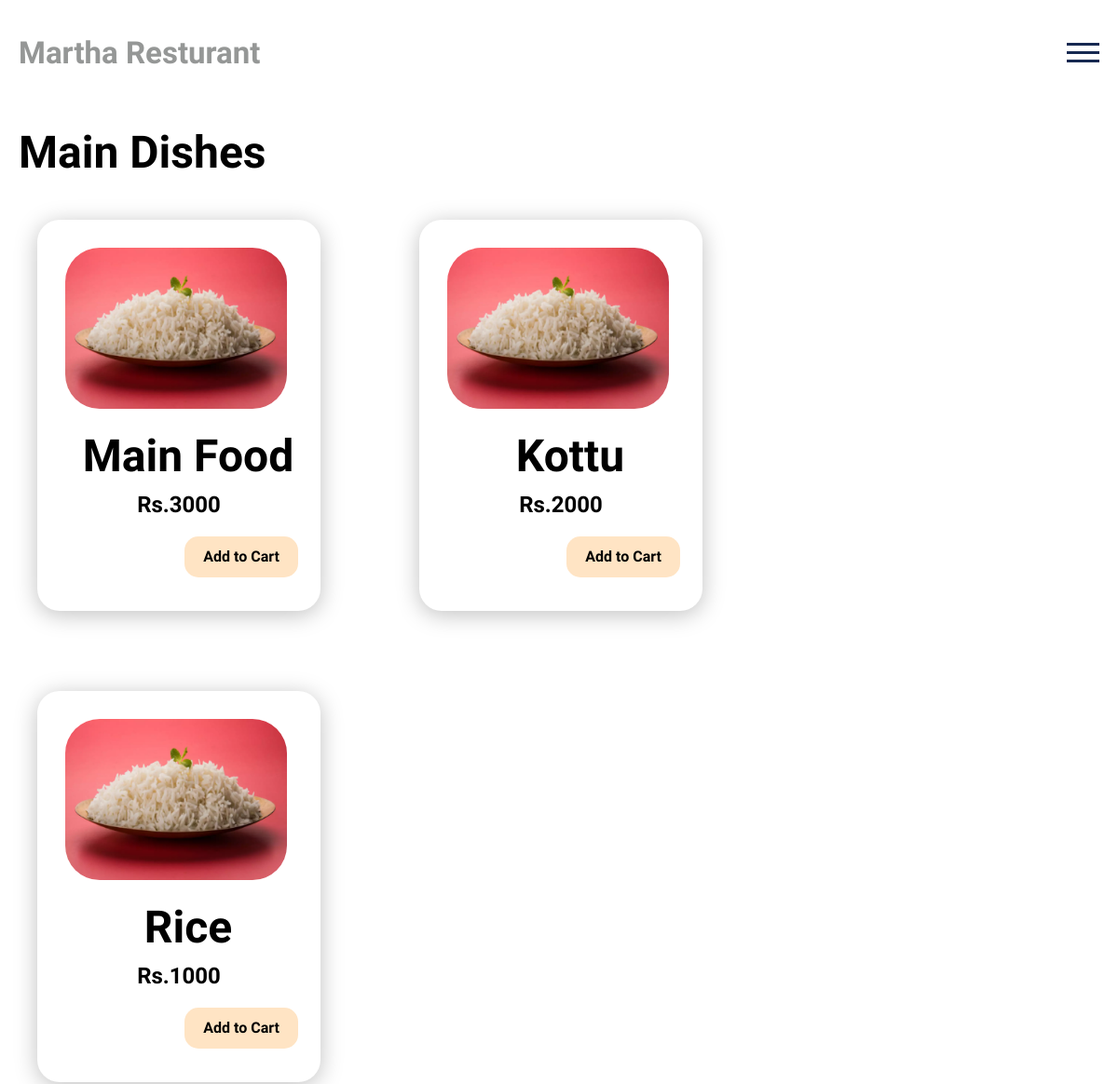
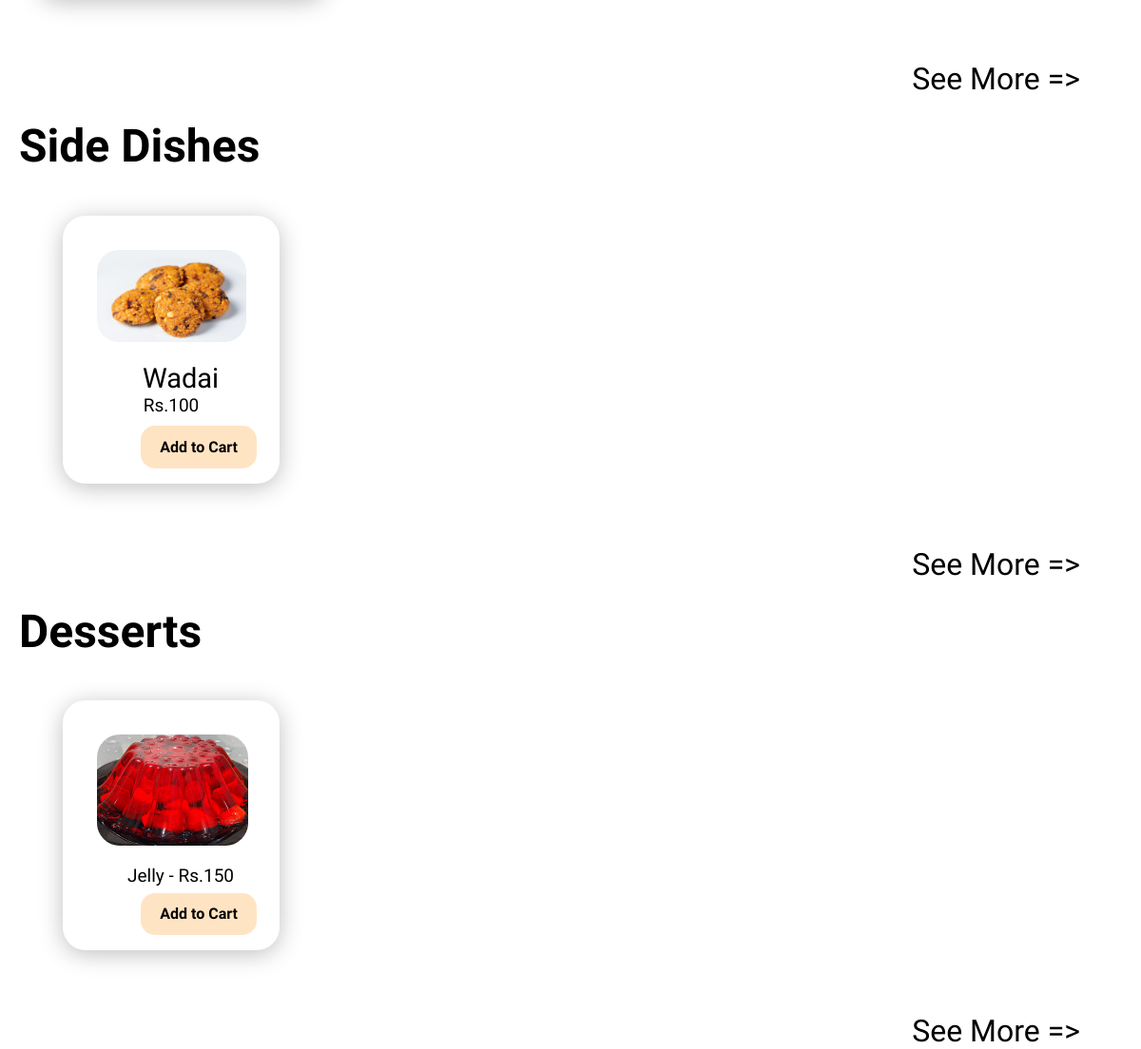
The page / on the database its author committed (2 pictures, top to bottom).
### foods/models.py (models this page shows, shortened)
class Maindish(models.Model):
    name = models.CharField(max_length=250)
    slug = models.SlugField(max_length=100, blank=True)
    price = models.CharField(max_length=250)
    image = models.ImageField(
        upload_to='maindish/', null=True, blank=True)
    is_active = models.BooleanField(default=True)

class Sidedish(models.Model):
    name = models.CharField(max_length=250)
    slug = models.SlugField(max_length=100, blank=True)
    price = models.CharField(max_length=250)
    image = models.ImageField(
        upload_to='sidedish/', null=True, blank=True)
    is_active = models.BooleanField(default=True)

class Dessert(models.Model):
    name = models.CharField(max_length=250)
    slug = models.SlugField(max_length=100, blank=True)
    price = models.CharField(max_length=250)
    image = models.ImageField(
        upload_to='dessert/', null=True, blank=True)
    is_active = models.BooleanField(default=True)

### main/views.py (the view)
# urls.py: path('', views.index, name="home"),
def index(request):
    maindishes = Maindish.objects.filter(is_active=True).order_by('?')[:3]
    sidedishes = Sidedish.objects.filter(is_active=True).order_by('?')[:4]
    desserts = Dessert.objects.filter(is_active=True).order_by('?')[:4]
    context = {
        'maindishes': maindishes,
        'sidedishes': sidedishes,
        'desserts': desserts,
    }
    return render(request, 'main/index.html', context=context)

### main/templates/main/index.html
{% extends "main/base.html" %}
{% load static %}
{% block content %}
<div class="home_landing">
    <h1>Main Dishes</h1>
    <div class="maindishes_cards">
        {% for maindish in maindishes %}
        <div class="maindish">
            <img src="{{maindish.image.url}}" class="maindishimage">
            <center>
            <h1>{{maindish.name}}</h1>
            <h2>Rs.{{maindish.price}}</h2></center>
            <div class="left">
                <a href="{% url 'add_cart' food_type='maindish' food_id=maindish.id %}" style="text-decoration:none; color: black;">
                <div class="button">
                    <h4>Add to Cart</h4>
                </div></a>
            </div>
        </div>
        {% endfor %}
    </div>
    <a href="{% url 'maindishes' %}" style="float: right; margin-right: 4rem;font-size: 2rem; text-decoration: none; color: black; ">See More =></a>
    <br/>
    <br/>
    <h1>Side Dishes</h1>
    <div class="maindishes_cards">
        {% for sidedish in sidedishes %}
        <div class="sidedish">
            <img src="{{sidedish.image.url}}" class="sidedishimage">
            <center>
            <h1>{{sidedish.name}}</h1>
            <h2>Rs.{{sidedish.price}}</h2></center>
            <div class="left">
                <a href="{% url 'add_cart' food_type='sidedish' food_id=sidedish.id %}" style="text-decoration:none; color: black;">
                <div class="button">
                    <h4>Add to Cart</h4>
                </div></a>
            </div>
        </div>
        {% endfor %}
    </div>
    <a href="{% url 'sidedishes' %}" style="float: right; margin-right: 4rem;font-size: 2rem; text-decoration: none; color: black; ">See More =></a>
    <br/>
    <br/>
    <h1>Desserts</h1>
    <div class="maindishes_cards">
        {% for dessert in desserts %}
        <div class="dessert">
            <img src="{{dessert.image.url}}" class="dessertimage">
            <center>
            <h1>{{dessert.name}} - Rs.{{dessert.price}}</h1>
            </center>
            <div class="left">
                <a href="{% url 'add_cart' food_type='dessert' food_id=dessert.id %}" style="text-decoration:none; color: black;">
                <div class="button">
                    <h4>Add to Cart</h4>
                </div></a>
            </div>
        </div>
        {% endfor %}
    </div>
    <a href="{% url 'desserts' %}" style="float: right; margin-right: 4rem;font-size: 2rem; text-decoration: none; color: black; ">See More =></a>
    <br/>
    <br/>
</div>
{% endblock content %}

### main/static/main/css/base.css (style rules this page uses)
body { font-family: 'Inika', serif; font-weight: 400; margin: 0; }
.home_landing h1 { margin-left: 20px; font-weight: 700; font-size: calc(30px + 1.5vw); line-height: 40px; }
.maindishes_cards { display: flex; flex-wrap: wrap; }
.maindish { margin: 66px; margin-top: 20px !important; margin-left: 40px !important; width: 304px; min-height: 420px; align-items: center; background: #FFFFFF; box-shadow: 0px 4px 25px rgba(0, 0, 0, 0.25); border-radius: 24px; }
.maindish img { margin: 30px; margin-bottom: 10px !important; width: 238px; height: 173px; border-radius: 37px; }
.maindish h1 { line-height: 10px; }
.maindish .left { float: right; margin-right: 1.5rem; }
.maindish .left .button { background-color: bisque; padding: 1px 20px; width: fit-content; border-radius: 15px; margin-bottom: 1rem; }
.maindish .left .button h4 { line-height: 0px; }
.sidedish { margin: 66px; margin-top: 20px !important; width: 228px; min-height: 237px; align-items: center; background: #FFFFFF; box-shadow: 0px 4px 25px rgba(0, 0, 0, 0.25); border-radius: 24px; }
.sidedish img { margin: 36px; margin-bottom: 10px !important; width: 157px; height: 97px; border-radius: 23px; }
.sidedish h1 { line-height: 10px; font-weight: 400; font-size: 29px; }
.sidedish h2 { font-weight: 400; line-height: 10px; font-size: 19px; }
.sidedish .left { float: right; margin-right: 1.5rem; }
.sidedish .left .button { background-color: bisque; padding: 1px 20px; width: fit-content; border-radius: 15px; margin-bottom: 1rem; }
.sidedish .left .button h4 { line-height: 0px; }
.dessert { margin: 66px; margin-top: 20px !important; width: 228px; min-height: 237px; align-items: center; background: #FFFFFF; box-shadow: 0px 4px 25px rgba(0, 0, 0, 0.25); border-radius: 24px; }
.dessert img { margin: 36px; margin-bottom: 10px !important; width: 158.79px; height: 117px; border-radius: 24px; }
.dessert h1 { line-height: 10px; font-weight: 400; font-size: 19px; }
.dessert .left { float: right; margin-right: 1.5rem; }
.dessert .left .button { background-color: bisque; padding: 1px 20px; width: fit-content; border-radius: 15px; margin-bottom: 1rem; }
.dessert .left .button h4 { line-height: 0px; }

### rows shown on the page
Maindish: image (picture), name "Main Food", price "3000"
Maindish: image (picture), name "Kottu", price "2000"
Maindish: image (picture), name "Rice", price "1000"
Sidedish: image (picture), name "Wadai", price "100"
Dessert: image (picture), name "Jelly", price "150"
